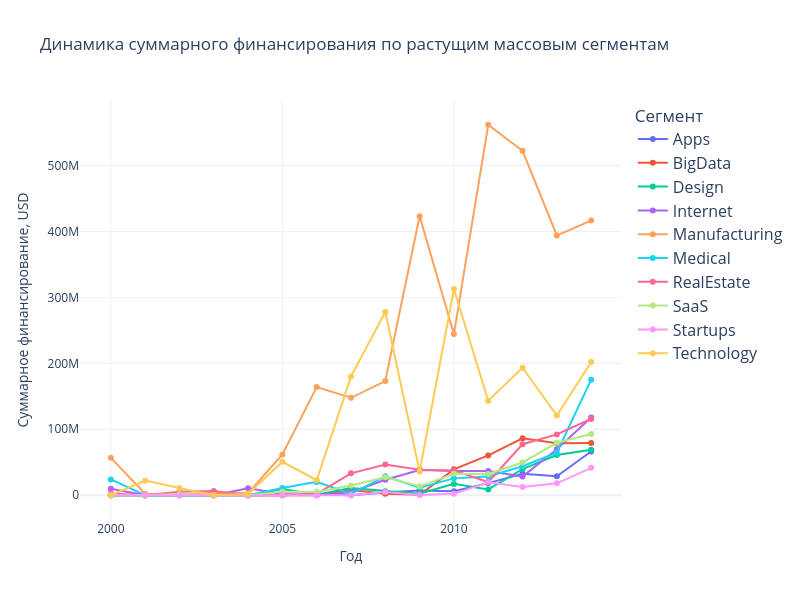

Here is the notebook cell this chart was saved with:
### Code cell
df1 = df[df['market'] != 'unknown'].copy() 
df1['mid_funding_year'] = df1['mid_funding_at'].dt.year


market_year_usd = (
    df1.pivot_table(
        index='market',
        columns='mid_funding_year',
        values='funding_total_usd',
        aggfunc='sum'
    )
    .fillna(0)
    .drop(['mid', 'niche'], errors='ignore')
)

market_year_usd_up = market_year_usd[
    market_year_usd[2014] > market_year_usd[2013]
]

plot_df = (
    market_year_usd_up
    .reset_index()
    .melt(id_vars='market', var_name='year', value_name='funding_total_usd')
)

fig = px.line(
    plot_df,
    x='year',
    y='funding_total_usd',
    color='market',
    markers=True,
    title='Динамика суммарного финансирования по растущим массовым сегментам',
    labels={
        'year': 'Год',
        'funding_total_usd': 'Суммарное финансирование, USD',
        'market': 'Сегмент рынка'
    }
)

fig.update_layout(
    template='plotly_white',
    legend_title_text='Сегмент',
    hovermode='closest',  
    width=800,
    height=600,
    legend=dict(
        title_text='Сегмент',
        font=dict(size=16),           
        title_font=dict(size=17),     
    )
)

fig.show()

### Figure 1 — Plotly figure (JSON) as saved in the notebook; plotly's stock layout.template omitted (floating-point values rounded to 4 significant figures)
{"data": [{"hovertemplate": "Сегмент рынка=Apps<br>Год=%{x}<br>Суммарное финансирование, USD=%{y}<extra></extra>", "legendgroup": "Apps", "line": {"color": "#636efa", "dash": "solid"}, "marker": {"symbol": "circle"}, "mode": "lines+markers", "name": "Apps", "orientation": "v", "showlegend": true, "type": "scatter", "x": [2000, 2001, 2002, 2003, 2004, 2005, 2006, 2007, 2008, 2009, 2010, 2011, 2012, 2013, 2014], "xaxis": "x", "y": [0, 0, 0, 0, 0, 0, 1310600, 0, 4300000, 7219000, 6123779, 18374071, 32601125, 28868621, 66237730], "yaxis": "y"}, {"hovertemplate": "Сегмент рынка=BigData<br>Год=%{x}<br>Суммарное финансирование, USD=%{y}<extra></extra>", "legendgroup": "BigData", "line": {"color": "#EF553B", "dash": "solid"}, "marker": {"symbol": "circle"}, "mode": "lines+markers", "name": "BigData", "orientation": "v", "showlegend": true, "type": "scatter", "x": [2000, 2001, 2002, 2003, 2004, 2005, 2006, 2007, 2008, 2009, 2010, 2011, 2012, 2013, 2014], "xaxis": "x", "y": [0, 0, 0, 0, 0, 0, 0, 7780000, 2452515, 597375, 39233297, 60369158, 86413341, 78698922, 79232600], "yaxis": "y"}, {"hovertemplate": "Сегмент рынка=Design<br>Год=%{x}<br>Суммарное финансирование, USD=%{y}<extra></extra>", "legendgroup": "Design", "line": {"color": "#00cc96", "dash": "solid"}, "marker": {"symbol": "circle"}, "mode": "lines+markers", "name": "Design", "orientation": "v", "showlegend": true, "type": "scatter", "x": [2000, 2001, 2002, 2003, 2004, 2005, 2006, 2007, 2008, 2009, 2010, 2011, 2012, 2013, 2014], "xaxis": "x", "y": [0, 0, 0, 0, 0, 9300000, 707000, 10800000, 5944302, 2150144, 17239975, 8899967, 39630692, 60958835, 68988516], "yaxis": "y"}, {"hovertemplate": "Сегмент рынка=Internet<br>Год=%{x}<br>Суммарное финансирование, USD=%{y}<extra></extra>", "legendgroup": "Internet", "line": {"color": "#ab63fa", "dash": "solid"}, "marker": {"symbol": "circle"}, "mode": "lines+markers", "name": "Internet", "orientation": "v", "showlegend": true, "type": "scatter", "x": [2000, 2001, 2002, 2003, 2004, 2005, 2006, 2007, 2008, 2009, 2010, 2011, 2012, 2013, 2014], "xaxis": "x", "y": [10000000, 0, 1100000, 0, 10500000, 1775000, 5000, 4495379, 23412964, 38195773, 36657500, 36859032, 28288685, 69732096, 117830756], "yaxis": "y"}, {"hovertemplate": "Сегмент рынка=Manufacturing<br>Год=%{x}<br>Суммарное финансирование, USD=%{y}<extra></extra>", "legendgroup": "Manufacturing", "line": {"color": "#FFA15A", "dash": "solid"}, "marker": {"symbol": "circle"}, "mode": "lines+markers", "name": "Manufacturing", "orientation": "v", "showlegend": true, "type": "scatter", "x": [2000, 2001, 2002, 2003, 2004, 2005, 2006, 2007, 2008, 2009, 2010, 2011, 2012, 2013, 2014], "xaxis": "x", "y": [56659310, 2368582, 0, 4269608, 3000000, 61770000, 163957751, 147726051, 173054260, 422862531, 244329661, 561639285, 522205168, 393936634, 416332314], "yaxis": "y"}, {"hovertemplate": "Сегмент рынка=Medical<br>Год=%{x}<br>Суммарное финансирование, USD=%{y}<extra></extra>", "legendgroup": "Medical", "line": {"color": "#19d3f3", "dash": "solid"}, "marker": {"symbol": "circle"}, "mode": "lines+markers", "name": "Medical", "orientation": "v", "showlegend": true, "type": "scatter", "x": [2000, 2001, 2002, 2003, 2004, 2005, 2006, 2007, 2008, 2009, 2010, 2011, 2012, 2013, 2014], "xaxis": "x", "y": [24000000, 0, 0, 0, 0, 11090000, 20250000, 2100000, 28812744, 11566200, 25590338, 28540962, 44039600, 64469424, 175236064], "yaxis": "y"}, {"hovertemplate": "Сегмент рынка=RealEstate<br>Год=%{x}<br>Суммарное финансирование, USD=%{y}<extra></extra>", "legendgroup": "RealEstate", "line": {"color": "#FF6692", "dash": "solid"}, "marker": {"symbol": "circle"}, "mode": "lines+markers", "name": "RealEstate", "orientation": "v", "showlegend": true, "type": "scatter", "x": [2000, 2001, 2002, 2003, 2004, 2005, 2006, 2007, 2008, 2009, 2010, 2011, 2012, 2013, 2014], "xaxis": "x", "y": [2500000, 0, 5275000, 6292200, 0, 250000, 2080000, 33220000, 46613100, 38840213, 37344608, 20015128, 77320857, 92207655, 115567364], "yaxis": "y"}, {"hovertemplate": "Сегмент рынка=SaaS<br>Год=%{x}<br>Суммарное финансирование, USD=%{y}<extra></extra>", "legendgroup": "SaaS", "line": {"color": "#B6E880", "dash": "solid"}, "marker": {"symbol": "circle"}, "mode": "lines+markers", "name": "SaaS", "orientation": "v", "showlegend": true, "type": "scatter", "x": [2000, 2001, 2002, 2003, 2004, 2005, 2006, 2007, 2008, 2009, 2010, 2011, 2012, 2013, 2014], "xaxis": "x", "y": [0, 0, 2000000, 0, 0, 5240000, 4791121, 14652595, 27226900, 13536585, 32609390, 32223749, 49699912, 79576613, 92807752], "yaxis": "y"}, {"hovertemplate": "Сегмент рынка=Startups<br>Год=%{x}<br>Суммарное финансирование, USD=%{y}<extra></extra>", "legendgroup": "Startups", "line": {"color": "#FF97FF", "dash": "solid"}, "marker": {"symbol": "circle"}, "mode": "lines+markers", "name": "Startups", "orientation": "v", "showlegend": true, "type": "scatter", "x": [2000, 2001, 2002, 2003, 2004, 2005, 2006, 2007, 2008, 2009, 2010, 2011, 2012, 2013, 2014], "xaxis": "x", "y": [0, 0, 0, 0, 0, 0, 0, 0, 5010387, 460700, 2111966, 19654403, 12358782, 18080552, 41501837], "yaxis": "y"}, {"hovertemplate": "Сегмент рынка=Technology<br>Год=%{x}<br>Суммарное финансирование, USD=%{y}<extra></extra>", "legendgroup": "Technology", "line": {"color": "#FECB52", "dash": "solid"}, "marker": {"symbol": "circle"}, "mode": "lines+markers", "name": "Technology", "orientation": "v", "showlegend": true, "type": "scatter", "x": [2000, 2001, 2002, 2003, 2004, 2005, 2006, 2007, 2008, 2009, 2010, 2011, 2012, 2013, 2014], "xaxis": "x", "y": [0, 22160000, 11000000, 0, 1750000, 50728425, 22791000, 180190209, 277726238, 36078850, 312526805, 143222700, 193334875, 120873887, 202018937], "yaxis": "y"}], "layout": {"height": 600, "hovermode": "closest", "legend": {"font": {"size": 16}, "title": {"font": {"size": 17}, "text": "Сегмент"}, "tracegroupgap": 0}, "title": {"text": "Динамика суммарного финансирования по растущим массовым сегментам"}, "width": 800, "xaxis": {"anchor": "y", "domain": [0, 1], "title": {"text": "Год"}}, "yaxis": {"anchor": "x", "domain": [0, 1], "title": {"text": "Суммарное финансирование, USD"}}}}
